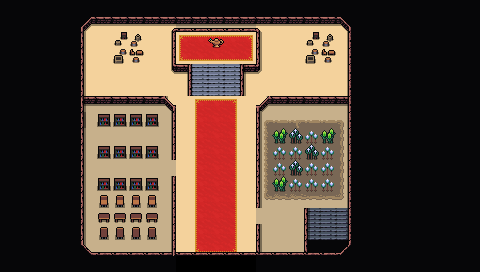

Tiled map render using the project's own tile images. Description and the map definition, with tile-layer contents summarised, below:
An orthogonal 30x17 tile map with 16x16 px tiles, 5 tile layers (Collision, Background, Walls, Walls Supplementary, ...), 3 tilesets and 9 objects.

<map version="1.10" tiledversion="1.10.1" orientation="orthogonal" renderorder="right-down" width="30" height="17" tilewidth="16" tileheight="16" infinite="0" nextlayerid="10" nextobjectid="77">
 <editorsettings>
  <export target="wastetown..tmx" format="tmx" />
 </editorsettings>
 <tileset firstgid="1" source="../../../../common/maps/tileset/main.tsx" />
 <tileset firstgid="10113" source="../../../../common/maps/tileset/buildings.tsx" />
 <tileset firstgid="11905" source="../../../../common/maps/tileset/dungeon.tsx" />
 <layer id="9" name="Collision" width="30" height="17">
  <data>[510 cells, 16 non-empty, 1 distinct tile ids]</data>
 </layer>
 <layer id="1" name="Background" width="30" height="17">
  <data>[510 cells, 505 non-empty, 7 distinct tile ids]</data>
 </layer>
 <layer id="2" name="Walls" width="30" height="17">
  <data>[510 cells, 332 non-empty, 18 distinct tile ids]</data>
 </layer>
 <layer id="8" name="Walls Supplementary" width="30" height="17">
  <data>[510 cells, 138 non-empty, 35 distinct tile ids]</data>
 </layer>
 <layer id="3" name="Clutter" width="30" height="17">
  <properties>
   <property name="spriteLayer" type="bool" value="true" />
  </properties>
  <data>[510 cells, 58 non-empty, 22 distinct tile ids]</data>
 </layer>
 <objectgroup id="4" name="Objects">
  <object id="38" template="../../../../common/maps/obj/entry_up.tx" x="308.242" y="247.89" width="38.2392" height="39.9582">
   <properties>
    <property name="direction" value="up" />
    <property name="teleport" value="../AvatarEdited/maps/map/djinnpalace/djinnpalace_1.tmx" />
    <property name="teleportObjectId" value="69" />
   </properties>
  </object>
  <object id="68" template="../../../../common/maps/obj/enemy.tx" x="143.736" y="175.68">
   <properties>
    <property name="enemy" value="Adept Blue Wizard" />
    <property name="threatRange" type="int" value="40" />
   </properties>
  </object>
  <object id="69" template="../../../../common/maps/obj/enemy.tx" x="276.245" y="153.496">
   <properties>
    <property name="enemy" value="Adept Green Wizard" />
    <property name="threatRange" type="int" value="40" />
   </properties>
  </object>
  <object id="70" template="../../../../common/maps/obj/enemy.tx" x="208.248" y="115.342">
   <properties>
    <property name="enemy" value="Blue Golem" />
    <property name="threatRange" type="int" value="40" />
   </properties>
  </object>
  <object id="71" template="../../obj/booster.tx" x="96.1148" y="144.623">
   <properties>
    <property name="reward">[{"editions":["TLA","TLE"],"type":"card","count":10,"rarity":["Common"]},{"editions":["TLA","TLE"],"type":"card","count":3,"rarity":["Uncommon"]},{"editions":["TLA","TLE"],"type":"card","count":3,"rarity":["Rare","Mythic Rare"]}]</property>
   </properties>
  </object>
  <object id="72" template="../../obj/booster.tx" x="300.204" y="122.439">
   <properties>
    <property name="reward">[{"editions":["TLA","TLE"],"type":"card","count":10,"rarity":["Common"]},{"editions":["TLA","TLE"],"type":"card","count":3,"rarity":["Uncommon"]},{"editions":["TLA","TLE"],"type":"card","count":3,"rarity":["Rare","Mythic Rare"]}]</property>
   </properties>
  </object>
  <object id="74" template="../../../../common/maps/obj/gold.tx" x="314.401" y="55.0013" />
  <object id="75" template="../../../../common/maps/obj/manashards.tx" x="120.96" y="55.0013" />
  <object id="76" template="../../../../common/maps/obj/entry_up.tx" x="204.017" y="51.835" width="25.4153" height="17.3026">
   <properties>
    <property name="direction" value="down" />
    <property name="teleport" value="../AvatarEdited/maps/map/djinnpalace/djinnpalace_2B.tmx" />
   </properties>
  </object>
 </objectgroup>
</map>
